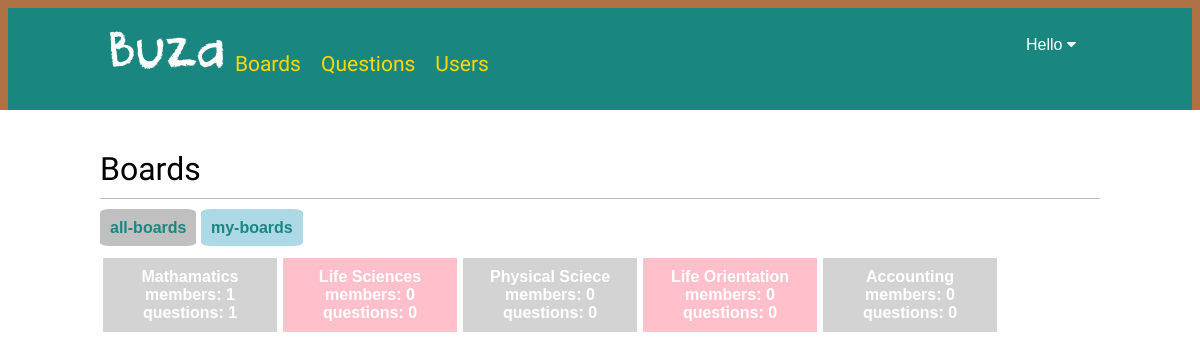
Page /boards/all/ (signed in) on the earlier database version.
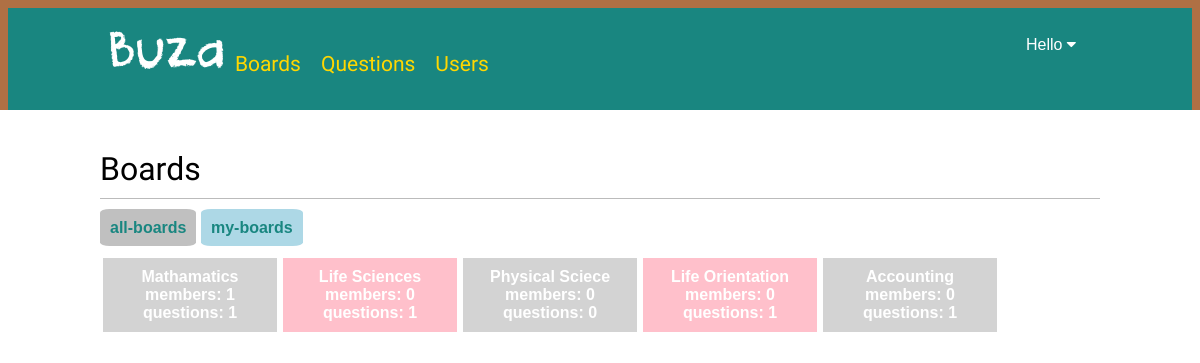
Same page on the later database version.
### boards/models.py (models this page shows, shortened)
class Board(models.Model):
	title = models.CharField(max_length=25, unique=True)
	description = models.CharField(max_length=100)
	created_at = models.DateTimeField(auto_now_add=True)
	slug = models.SlugField(editable=False)
	users_count = models.IntegerField(default=0) #number of active users
	questions_count = models.IntegerField(default=0) #number of questions
	def save(self, *args, **kwargs):
		self.slug = slugify(self.title)
		super(Board, self).save(*args, **kwargs)
	class Meta:
		ordering = ('created_at',)

### boards/views.py (the view)
@login_required
def all_boards(request):
	boards = Board.objects.all()
	update_boards()
	return render(request, 'boards/boards.html', {'boards': boards})

### boards/views.py (called while the page is built)
def update_boards():
	boards = Board.objects.all()
	for board in boards:
		board.users_count = board.my_boards.all().count()
		board.questions_count = board.questions.all().count()
		board.save()

### templates/boards/boards.html (shortened to what this page needs)
{% extends "base.html" %}
{% block content %}
    <h1>Boards</h1>
    <div>
               <a href="{% url 'all_boards' %}" style="background-color: silver; padding: 10px;font-weight: bold; border-radius: 10%;">all-boards</a>
          <a href="{% url 'my_boards' %}" style="background-color: lightblue; padding: 10px;font-weight: bold; border-radius: 10%;">my-boards</a>
    </div>
    <br>
    <div class="boards">
    {% for board in boards %}
    <a href="{% url 'board_questions' board.slug %}" style="font-weight: bold;color: white;">
    <div class="board">
      {{ board.title }}
      <br>
      members: {{board.users_count}}
      questions: {{board.questions_count}}
    </a>
      </div>
    {% endfor %}
{% endblock %}

Differences in the rows shown:
changed Board "Life Sciences": questions_count "0" → "1"
changed Board "Life Orientation": questions_count "0" → "1"
changed Board "Accounting": questions_count "0" → "1"
